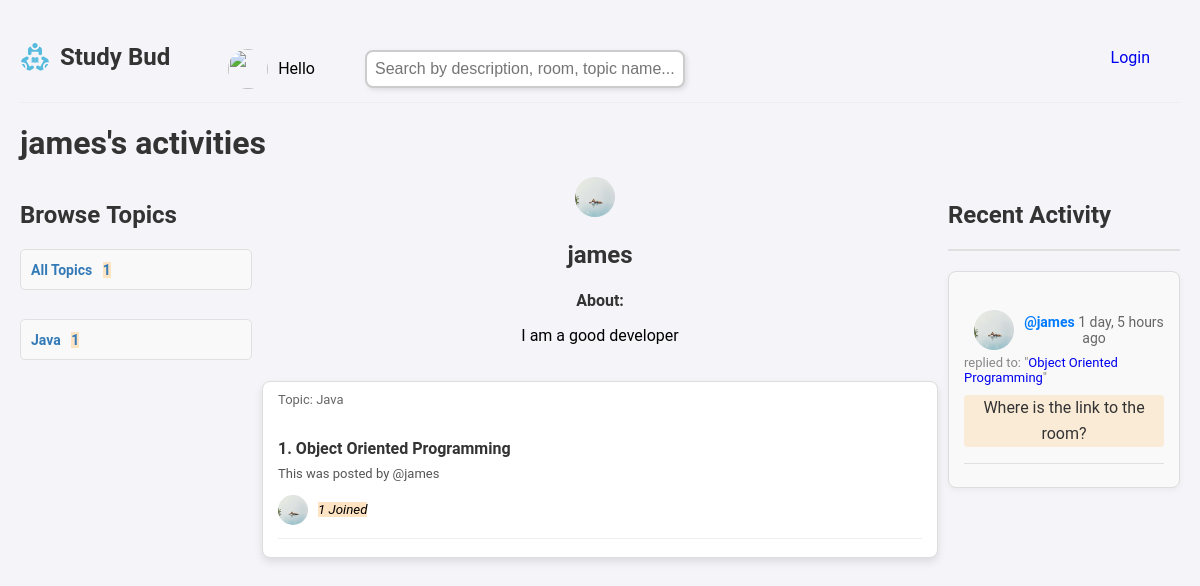
Page /profile/1/ on the committed database.
### base/models.py (models this page shows, shortened)
class User(AbstractUser):
    name = models.CharField(max_length=200, null=True)
    email = models.EmailField(unique=True, null=True)
    bio = models.TextField(null=True)
    avatar = models.ImageField(null=True, default="person.png")
    USERNAME_FIELD = 'email'
    REQUIRED_FIELDS = ['name', 'password']

class Topic(models.Model):
    top_name = models.CharField(max_length=264, unique=True)

class Room(models.Model):
    host = models.ForeignKey(User, on_delete=models.SET_NULL, null=True)
    topic = models.ForeignKey(Topic, on_delete=models.SET_NULL, null=True)
    name = models.CharField(max_length=255)
    description = models.TextField(null=True, blank=True)
    participants = models.ManyToManyField(User, related_name='participants', blank=True)
    updated = models.DateTimeField(auto_now=True)
    created = models.DateTimeField(auto_now_add=True)
    class Meta:
        ordering = ['-updated', '-created']
    def __str__(self):
        return self.name

class Message(models.Model):
    user = models.ForeignKey(User, on_delete=models.CASCADE)
    room = models.ForeignKey(Room, on_delete=models.CASCADE) #when the room is deleted...delete the message
    body = models.TextField()
    updated = models.DateTimeField(auto_now=True)
    created = models.DateTimeField(auto_now_add=True)
    class Meta:
        ordering = ['-updated', '-created']
    def __str__(self):
        return self.body[:50]

### base/views.py (the view)
# urls.py: path('profile/<str:pk>/', views.userProfile, name='user-profile'),
def userProfile(request, pk):
    user = User.objects.get(id=pk)
    rooms = user.room_set.all()
    room_messages = user.message_set.all()
    topics = Topic.objects.all()
    context = {'user': user, 'rooms': rooms, 'room_messages': room_messages,
               'topics': topics} #we are passing the user's information to the userProfile.html template
    return render(request, 'base/profile.html', context)

### base/templates/base/profile.html (shortened to what this page needs)
{% extends 'main.html' %}
{% block content %}
<h1>{{user.username}}'s activities</h1>
<div class="profile-container">
    <div>
        {% include 'base/topics_component.html' %}
    </div>
    <div>
        <div class="profile-section">
            <img src="{{user.avatar.url}}" class="avatar">
            <h2>{{user.username}}</h2>
            <h4>About:</h4>
            <p>{{user.bio}}</p>
        </div>
        {% include 'base/feed_component.html' %}
    </div>
    <div>
        {% include 'base/activity_component.html' %}
    </div>
</div>
{% endblock %}

### templates/main.html (shortened to what this page needs)
<!DOCTYPE html>
{% load static %}
<html lang="en">
<head>
    <link rel="stylesheet" media="screen" href="{% static 'styles/main.css' %}" type="text/css">
</head>
<body style="padding: 20px;">
    {% include 'navbar.html' %}
    {% block content %}
    {% endblock %}
</body>
</html>

### templates/navbar.html (shortened to what this page needs)
{% load static %}
<div style="display: flex;">
    <a href="/" class="logo-container">
        <img src="{% static 'img/logo.svg' %}" class="logo" alt="Study Bud Logo">
        <h1 class="site-title">Study&nbsp;Bud</h1>
    </a>
    <div id="container_1">
        <img src="{{request.user.avatar.url}}" class="avatar">
        <p style="padding-right: 50px;">Hello {{request.user.username}}</p>
        <form method="GET" action="{% url 'home' %}">
            <input type="text" name="q" placeholder="Search by description, room, topic name...">
        </form>
    </div>
    <div class="auth-container">
        {% if request.user.is_authenticated %}
        <div class="dropdown">
            <button class="dropbtn">&#9662;</button>
            <div class="dropdown-content">
                <a href="{% url 'update-user' %}">Profile</a>
                <a href="{% url 'logout' %}">Logout</a>
            </div>
        </div>
        {% else %}
            <a href="{% url 'login' %}">Login</a>
        {% endif %}
    </div>
</div>
<hr>

### base/templates/base/topics_component.html (shortened to what this page needs)
<h3>Browse&nbsp;Topics</h3>
<div class="topic-list">
    <div class="topic-item">
        <a href="{% url 'home' %}" class="topic-link">All Topics &nbsp; <span>{{topics.count}}</span> </a>
    </div>
    <br>
    {% for topic in topics %}
        <div class="topic-item">
            <a href="{% url 'home' %}?q={{topic.top_name}}" class="topic-link">{{ topic.top_name }} &nbsp; <span>{{ topic.room_set.all.count}}</span> </a>
        </div>
        <br>
    {% endfor %}
</div>

### base/templates/base/feed_component.html (shortened to what this page needs)
{% load static %}
{% for room in rooms %}
    <div class="room-card">
        <small class="room-topic">Topic: {{ room.topic.top_name }}</small><br>
        <h5 class="room-title">{{ room.id }}. <a class="room-name-link" href="{% url 'room' room.id %}">{{ room.name }}</a></h5>
        <a class="room-host-link" href="{% url 'user-profile' room.host.id %}">
            This was posted by @{{ room.host.username }}
        </a>
        <p style="display: flex; align-items: center;">
            <img src="{{room.host.avatar.url}}" class="logo" alt="Study Bud Logo" style="margin-right: 10px;">
            <span>{{ room.participants.all.count }} Joined</span>
        </p>
        <hr>
    </div>
{% endfor %}

### base/templates/base/activity_component.html (shortened to what this page needs)
<h3>Recent Activity</h3>
<hr class="section-divider">
{% for message in room_messages %}
    <div class="activity-message">
        <div id="container_1">
            <img src="{{message.user.avatar.url}}" class="avatar">
            <small class="activity-user">
                <a href="{% url 'user-profile' message.user.id %}" class="user-link">@{{ message.user.username }}</a>
                {{ message.created|timesince }} ago
            </small><br>
        </div>
        <small class="activity-reply">replied to: "<a href="{% url 'room' message.room.id %}">{{ message.room }}</a>"</small>
        <p class="message-content">{{ message }}</p>
        <hr class="message-divider">
    </div>
{% endfor %}

### static/styles/main.css (style rules this page uses)
body { background-color: aquamarine; }

### templates/main.html (style rules this page uses)
body, html { margin: 0; padding: 0; font-family: 'Roboto', sans-serif; background-color: #f4f4f9; }
h1, h2, h3, h4, h5, h6 { color: #333; margin-bottom: 15px; }

### templates/navbar.html (style rules this page uses)
input[name='q'] { padding: 8px; width: 300px; border: 2px solid #ccc; border-radius: 8px; font-size: 16px; box-shadow: 2px 2px 5px rgba(0, 0, 0, 0.1); transition: border-color 0.3s ease-in-out, box-shadow 0.3s ease-in-out; }
a { text-decoration: none; }
.auth-container { display: flex; justify-content: flex-end; align-items: center; width: 100%; padding-right: 30px; }
.logo-container { display: flex; align-items: center; text-decoration: none; color: inherit; }
.logo { width: 30px; height: auto; margin-right: 10px; }
.site-title { margin: 0; font-size: 24px; }
.avatar { width: 40px; height: 40px; border-radius: 50%; margin-right: 10px; }
#container_1 { padding-left: 5%; display: flex; padding-top: 23px; align-items: center; text-align: center; }

### base/templates/base/profile.html (style rules this page uses)
.profile-container { display: grid; grid-template-columns: 1fr 3fr 1fr; }
.profile-section { text-align: center; align-items: center; }
.profile-section p { padding-left: 30px; padding-right: 30px; padding-bottom: 20px; }
.avatar { width: 350px; height: 350px; border-radius: 50%; }

### base/templates/base/topics_component.html (style rules this page uses)
h3 { font-size: 18px; font-weight: bold; color: #333; margin-bottom: 20px; }
.topic-list { margin-top: 10px; }
.topic-item { margin-bottom: 10px; padding: 10px; background-color: #f9f9f9; border-radius: 5px; border: 1px solid #e0e0e0; transition: background-color 0.3s ease; }
.topic-link { text-decoration: none; font-size: 14px; color: #337ab7; font-weight: bold; }
span { background-color:bisque; }

### base/templates/base/feed_component.html (style rules this page uses)
.room-card { flex: 1 1 22%; margin: 10px; padding: 10px 15px; background-color: #ffffff; border: 1px solid #ddd; border-radius: 8px; box-shadow: 0 4px 8px rgba(0, 0, 0, 0.1); transition: transform 0.3s, box-shadow 0.3s; }
.room-card p { font-style: italic; font-size: smaller; }
.room-topic { font-size: 13px; color: #666; display: block; margin-bottom: 5px; }
.room-title { font-size: 16px; font-weight: bold; margin: 8px 0 5px 0; }
.room-name-link { color: #333; text-decoration: none; }
.room-host-link { font-size: 13px; color: #555; text-decoration: none; }
hr { border: 0; border-top: 1px solid #eee; margin: 8px 0; }
.logo { width: 30px; height: 30px; border-radius: 50%; }

### base/templates/base/activity_component.html (style rules this page uses)
h3 { font-size: 24px; font-weight: bold; color: #333; margin-bottom: 20px; }
.section-divider { border: 0; border-top: 2px solid #e0e0e0; margin-bottom: 20px; }
.activity-message { padding: 15px; background-color: #f9f9f9; border-radius: 8px; border: 1px solid #ddd; margin-bottom: 15px; box-shadow: 0 2px 6px rgba(0, 0, 0, 0.05); transition: transform 0.3s ease, box-shadow 0.3s ease; }
.activity-user { font-size: 14px; color: #666; }
.user-link { text-decoration: none; color: #007bff; font-weight: bold; }
.activity-reply { font-size: 13px; color: #888; margin-top: 5px; display: block; }
.message-content { font-size: 16px; color: #333; margin-top: 10px; text-align: center; background-color:antiquewhite; border-radius: 4px; line-height: 1.6; }
.message-divider { border: 0; border-top: 1px solid #e0e0e0; margin-top: 15px; }
.avatar { width: 40px; height: 40px; border-radius: 50%; margin-right: 10px; }
#container_1 { align-items: center; text-align: center; }

### rows in the picture
User: username "james", avatar (picture), bio "I am a good developer"
Topic: top_name "Java", room_set.all.count "1"
Room: topic.top_name "Java", id "1", name "Object Oriented Programming", host.username "james", host.avatar (picture), participants.all.count "1"
Message: user.avatar (picture), user.username "james", created "1 day, 5 hours", room "Object Oriented Programming", body "Where is the link to the room?"

### other values in the picture
{{ topics.count }} "1"
